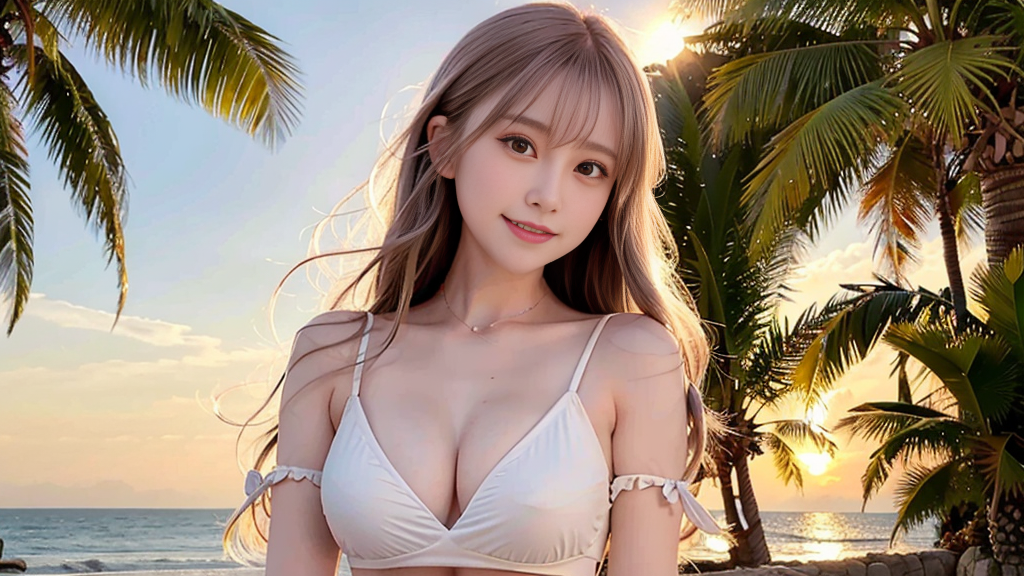
#> input picture girl.png, 1024 x 576 px
$ python gaussian_diffusion.py
#> lines starting #> are read from the running program, lines starting #| are printed output that depends on the picture
import numpy as np
import matplotlib.pyplot as plt
from PIL import Image
import os

def main():
    # Create output directory
    os.makedirs("bin", exist_ok=True)

    # Load the image (same one used in diffusion.py)
    img = Image.open('girl.png')
#> img is the input picture: PIL image 1024x576 RGB; mean R, G, B 153.8, 137.2, 120.2
    rgb_img = img.convert('RGB')
    rgb_values = np.array(rgb_img).astype(np.float32)

    print(f"Image shape: {rgb_values.shape}")
#| Image shape: (576, 1024, 3)

    # Parameters for diffusion
    num_timesteps = 1000
    max_noise_level = 0.9  # Maximum noise level at the end

    # Function to apply noise according to a schedule
    def apply_diffusion(image, t, max_noise):
        """Apply forward diffusion process at timestep t"""
        # Calculate noise level using a linear schedule
        # Varies from 0 (t=0) to max_noise (t=timesteps)
        noise_level = max_noise * (t / num_timesteps)

        # Generate Gaussian noise with same shape as image
        noise = np.random.normal(0, 1, image.shape)

        # Linear interpolation: (1-noise_level)*image + noise_level*noise
        noisy_image = (1 - noise_level) * image + noise_level * noise * 255

        # Normalize to [0, 255] range instead of clipping
        if t > 0:  # Only normalize if noise was added
            # Normalize each color channel separately
            normalized_image = np.zeros_like(noisy_image)
            for c in range(3):
                channel = noisy_image[:,:,c]
                min_val = np.min(channel)
                max_val = np.max(channel)
                if max_val > min_val:
                    normalized_image[:,:,c] = (channel - min_val) * 255 / (max_val - min_val)
                else:
                    normalized_image[:,:,c] = channel
        else:
            normalized_image = noisy_image

        return normalized_image.astype(np.uint8)

    # Select timesteps to show
    steps_to_show = [0, 50, 200, 500, 1000]
    results = {}

    # Apply diffusion for selected timesteps
    for t in steps_to_show:
        results[t] = apply_diffusion(rgb_values, t, max_noise_level)
#> this loop made 5 passes
#> pass 2, in apply_diffusion (call 2), `noisy_image = (1 - noise_level) * image + noise_level * noise * 255`:
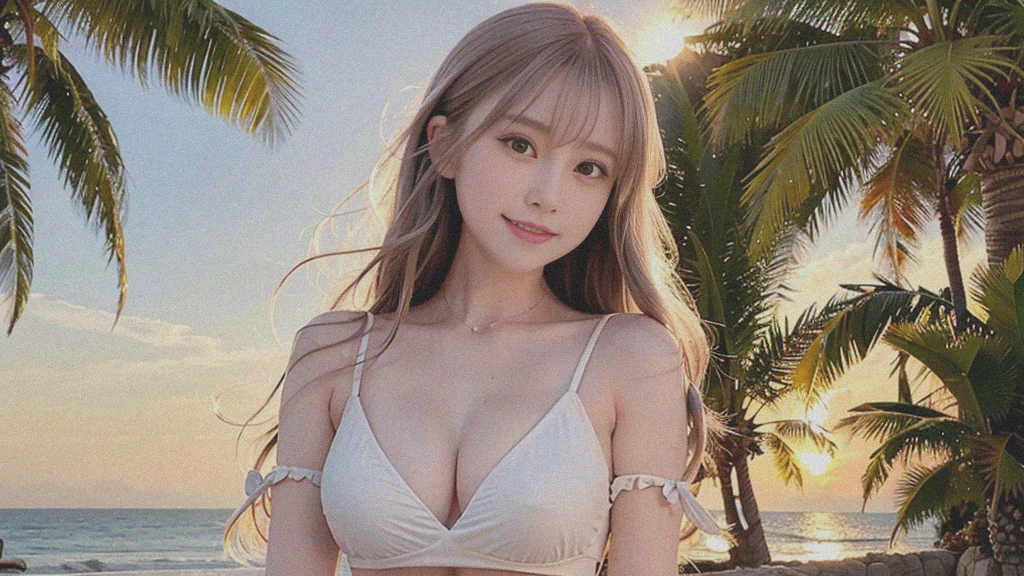
#> noisy_image: shape (576, 1024, 3) float64; mean R, G, B 146.9, 131, 114.8; drawn with min black and max white
#> pass 3, in apply_diffusion (call 3), `noisy_image = (1 - noise_level) * image + noise_level * noise * 255`:
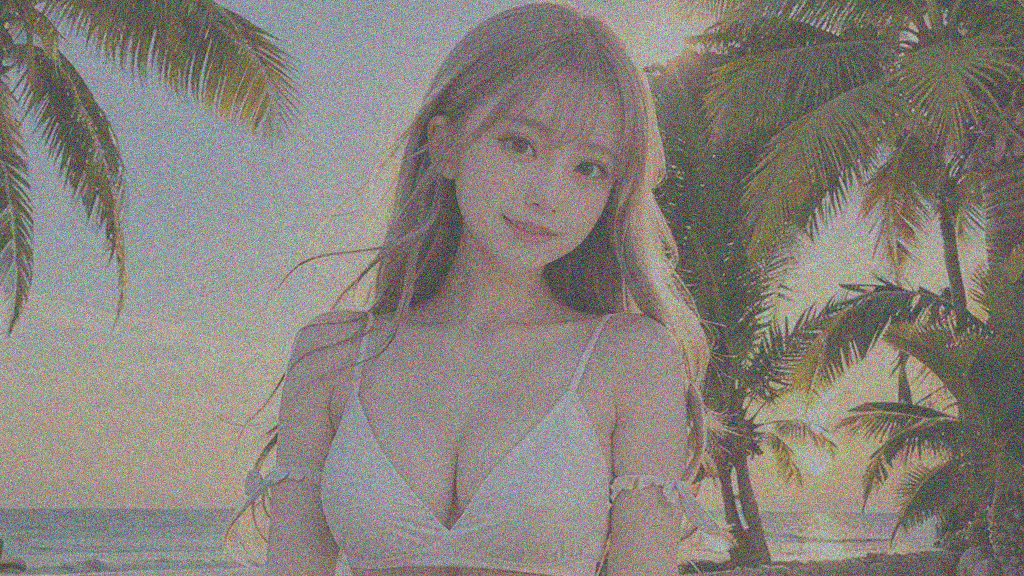
#> noisy_image: shape (576, 1024, 3) float64; mean R, G, B 126.1, 112.6, 98.6; drawn with min black and max white
#> after the loop, results = 5 items

    # Plot results
    plt.figure(figsize=(15, 8))
    for i, t in enumerate(steps_to_show):
        plt.subplot(1, len(steps_to_show), i+1)
        plt.imshow(results[t].astype(np.uint8))
        plt.title(f"t = {t}")
        plt.axis('off')

    plt.tight_layout()
    plt.savefig("bin/gaussian_diffusion_results.png")
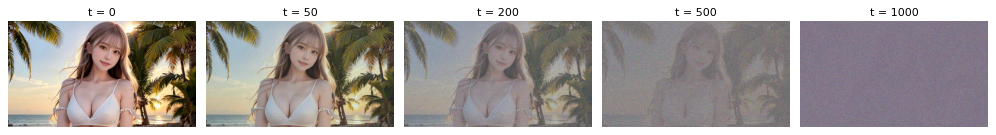
#> figure drawn by matplotlib, 5 panels

    # Plot histograms of original and final RGB values
    plt.figure(figsize=(15, 10))

    # Channel names and colors for plotting
    channels = ['Red', 'Green', 'Blue']
    colors = ['red', 'green', 'blue']

    # Plot histograms for the original image
    for i in range(3):
        plt.subplot(2, 3, i+1)
        plt.hist(rgb_values[:,:,i].flatten(), bins=256, range=(0,255),
                 color=colors[i], alpha=0.7)
        plt.title(f"Original - {channels[i]} Channel")
        plt.xlabel("Pixel Value")
        plt.ylabel("Frequency")

    # Plot histograms for the final diffused image (maximum noise)
    final_t = steps_to_show[-1]
    for i in range(3):
        plt.subplot(2, 3, i+4)
        plt.hist(results[final_t][:,:,i].flatten(), bins=256, range=(0,255),
                 color=colors[i], alpha=0.7)
        plt.title(f"After t={final_t} - {channels[i]} Channel")
        plt.xlabel("Pixel Value")
        plt.ylabel("Frequency")

    plt.tight_layout()
    plt.savefig("bin/gaussian_diffusion_histograms.png")
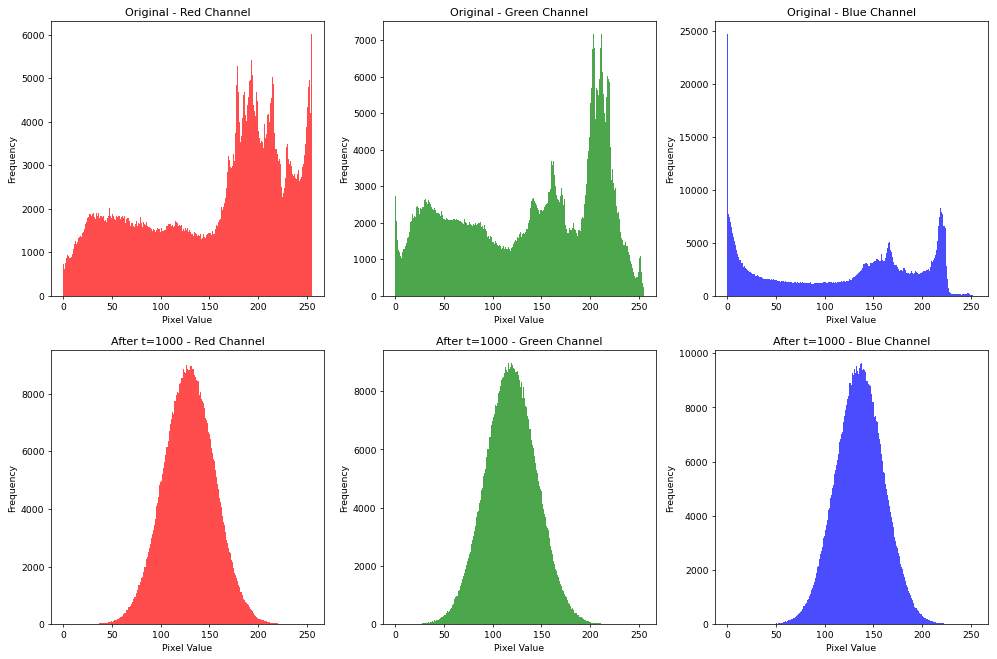
#> figure drawn by matplotlib, 6 panels; panel 1: tallest bar 6012 high, from x = 254 to 255; panel 2: tallest bar 7163 high, from x = 211.2 to 212.2; panel 3: tallest bar 24699 high, from x = 0 to 0.996; panel 4: tallest bar 9076 high, from x = 127.5 to 128.5

    # Save individual images
    for t in steps_to_show:
        Image.fromarray(results[t].astype(np.uint8)).save(f"bin/gaussian_diffused_t{t}.png")

    print("Gaussian diffusion completed and saved")

if __name__ == "__main__":
    main()

$ run again, with img165.png copied over girl.png
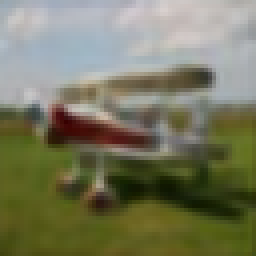
#> input picture img165.png, 64 x 64 px (shown 4 times larger)
#> in main, img is the input picture: PIL image 64x64 RGB; mean R, G, B 120.1, 120.9, 94.5
#| Image shape: (64, 64, 3)
#> the loop in main, `for t in steps_to_show:` made 5 passes
#> pass 2, in apply_diffusion (call 2), `noisy_image = (1 - noise_level) * image + noise_level * noise * 255`:
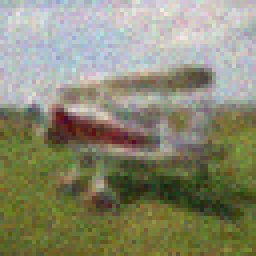
#> noisy_image: shape (64, 64, 3) float64 (shown 4 times larger); mean R, G, B 114.8, 115.8, 90.3; drawn with min black and max white
#> pass 3, in apply_diffusion (call 3), `noisy_image = (1 - noise_level) * image + noise_level * noise * 255`:
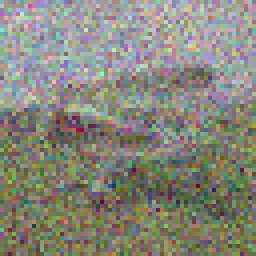
#> noisy_image: shape (64, 64, 3) float64 (shown 4 times larger); mean R, G, B 98, 98.7, 76.6; drawn with min black and max white
#> after the loop in main, `for t in steps_to_show:`: results = 5 items
